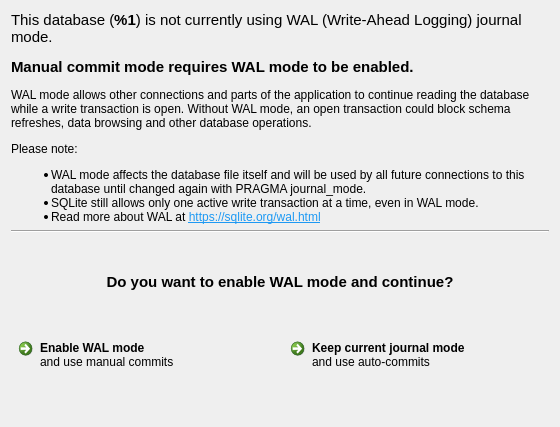
<?xml version="1.0" encoding="UTF-8"?>
<ui version="4.0">
 <class>ManualCommitWalModeDialog</class>
 <widget class="QDialog" name="ManualCommitWalModeDialog">
  <property name="geometry">
   <rect>
    <x>0</x>
    <y>0</y>
    <width>560</width>
    <height>427</height>
   </rect>
  </property>
  <property name="windowTitle">
   <string>WAL mode for manual commits</string>
  </property>
  <layout class="QGridLayout" name="gridLayout">
   <item row="0" column="0" colspan="2">
    <widget class="QLabel" name="label">
     <property name="text">
      <string>&lt;html&gt;&lt;head/&gt;&lt;body&gt;&lt;p&gt;&lt;span style=&quot; font-size:11pt;&quot;&gt;This database (&lt;/span&gt;&lt;span style=&quot; font-size:11pt; font-weight:700;&quot;&gt;%1&lt;/span&gt;&lt;span style=&quot; font-size:11pt;&quot;&gt;) is not currently using WAL (Write-Ahead Logging) journal mode.&lt;/span&gt;&lt;/p&gt;&lt;p&gt;&lt;span style=&quot; font-size:11pt; font-weight:700;&quot;&gt;Manual commit mode requires WAL mode to be enabled.&lt;/span&gt;&lt;/p&gt;&lt;p&gt;WAL mode allows other connections and parts of the application to continue reading the database while a write transaction is open. Without WAL mode, an open transaction could block schema refreshes, data browsing and other database operations.&lt;/p&gt;&lt;p&gt;Please note:&lt;/p&gt;&lt;ul style=&quot;margin-top: 0px; margin-bottom: 0px; margin-left: 0px; margin-right: 0px; -qt-list-indent: 1;&quot;&gt;&lt;li style=&quot; margin-top:12px; margin-bottom:0px; margin-left:0px; margin-right:0px; -qt-block-indent:0; text-indent:0px;&quot;&gt;WAL mode affects the database file itself and will be used by all future connections to this database until changed again with &lt;span style=&quot; font-family:'monospace';&quot;&gt;PRAGMA journal_mode&lt;/span&gt;.&lt;/li&gt;&lt;li style=&quot; margin-top:0px; margin-bottom:0px; margin-left:0px; margin-right:0px; -qt-block-indent:0; text-indent:0px;&quot;&gt;SQLite still allows only one active write transaction at a time, even in WAL mode.&lt;/li&gt;&lt;li style=&quot; margin-top:0px; margin-bottom:0px; margin-left:0px; margin-right:0px; -qt-block-indent:0; text-indent:0px;&quot;&gt;Read more about WAL at &lt;a href=&quot;https://sqlite.org/wal.html&quot;&gt;&lt;span style=&quot; text-decoration: underline; color:#1d99f3;&quot;&gt;https://sqlite.org/wal.html&lt;/span&gt;&lt;/a&gt;&lt;/li&gt;&lt;/ul&gt;&lt;/body&gt;&lt;/html&gt;</string>
     </property>
     <property name="textFormat">
      <enum>Qt::TextFormat::RichText</enum>
     </property>
     <property name="wordWrap">
      <bool>true</bool>
     </property>
     <property name="openExternalLinks">
      <bool>true</bool>
     </property>
    </widget>
   </item>
   <item row="1" column="0" colspan="2">
    <widget class="Line" name="line">
     <property name="orientation">
      <enum>Qt::Orientation::Horizontal</enum>
     </property>
    </widget>
   </item>
   <item row="3" column="1">
    <widget class="QCommandLinkButton" name="cancelButton">
     <property name="text">
      <string>Keep current journal mode</string>
     </property>
     <property name="description">
      <string>and use auto-commits</string>
     </property>
    </widget>
   </item>
   <item row="3" column="0">
    <widget class="QCommandLinkButton" name="enableButton">
     <property name="text">
      <string>Enable WAL mode</string>
     </property>
     <property name="description">
      <string>and use manual commits</string>
     </property>
    </widget>
   </item>
   <item row="2" column="0" colspan="2">
    <widget class="QLabel" name="label_2">
     <property name="text">
      <string>&lt;html&gt;&lt;head/&gt;&lt;body&gt;&lt;p align=&quot;center&quot;&gt;&lt;span style=&quot; font-size:11pt; font-weight:700;&quot;&gt;Do you want to enable WAL mode and continue?&lt;/span&gt;&lt;/p&gt;&lt;/body&gt;&lt;/html&gt;</string>
     </property>
    </widget>
   </item>
  </layout>
 </widget>
 <resources/>
 <connections/>
</ui>
